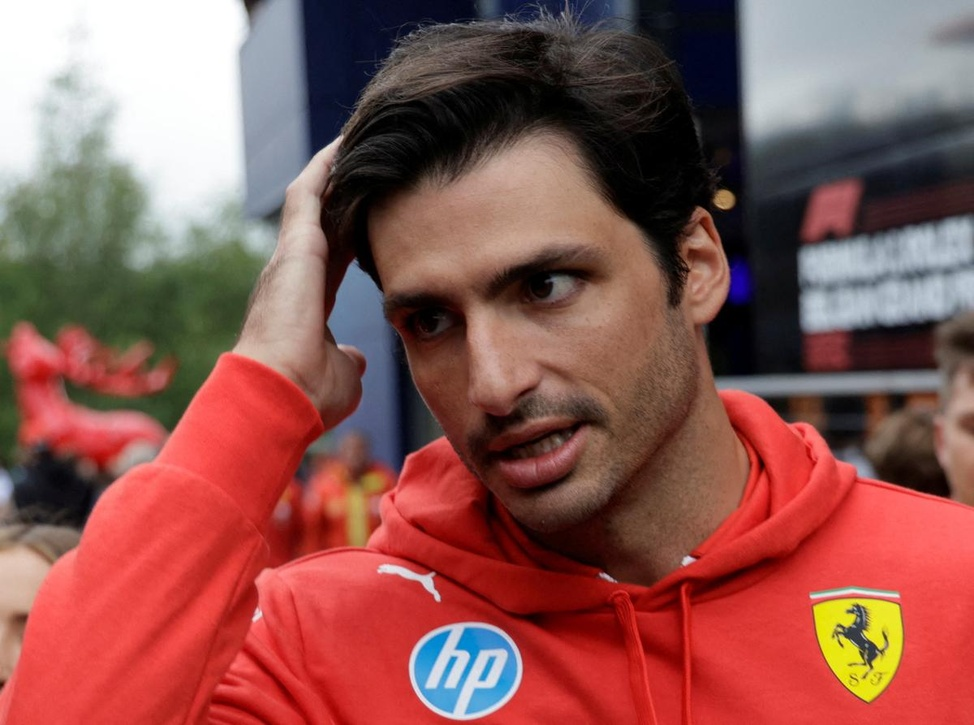
#> input picture model/dataset/CS55/2024-07-30T161414Z_18529877_RC2K39AX0B3W_RTRMADP_3_MOTOR-F1-WILLIAMS.jpeg, 974 x 725 px, shrunk from 1200 x 893 before the run; its folder holds only this picture in this run
$ python -i datacleaner.py   (imports and definitions only)
#> lines starting #> are read from the running program, lines starting #| are printed output that depends on the picture
import numpy as np
import cv2
import matplotlib
from matplotlib import pyplot as plt
import shutil
import os


def getFaces():
    def getCroppedImageIfTwoEyes(imPath):
        img = cv2.imread(imPath)
        gray = cv2.cvtColor(img, cv2.COLOR_BGR2GRAY)
        faces = faceCascade.detectMultiScale(gray, 1.3,5)
        for(x,y,w,h) in faces:
            regionOfInterestGray = gray[y:y+h, x:x+w]
            regionOfInterestColour = img[y:y+h, x:x+w]
            eyes = eyeCascade.detectMultiScale(regionOfInterestGray)
            if len(eyes) >= 2:
                return regionOfInterestColour

    #This will be used to identify faces in pictures
    faceCascade = cv2.CascadeClassifier('./opencv/haarcascade/haarcascade_frontalface_default.xml')
    #This will be used to identify eyes in pictures
    eyeCascade = cv2.CascadeClassifier('./opencv/haarcascade/haarcascade_eye.xml')

    #File paths for creating new directories
    path_to_data = "./dataset/"
    path_to_cropped_data = "./dataset/cropped/"

    img_dirs = []
    for entry in os.scandir(path_to_data):
        if entry.is_dir():
            img_dirs.append(entry.path)
#> pass 2 of the loop in getFaces, `for entry in os.scandir(path_to_data):`:

    if os.path.exists(path_to_cropped_data):
        shutil.rmtree(path_to_cropped_data)

    croppedDirectories = []
    driverFileNamesDict = {}

    for img_dir in img_dirs:
        count = 1
        driver = img_dir.split('/')[-1]
        driverFileNamesDict[driver] = []
        croppedFolder = path_to_cropped_data + driver
        if not os.path.exists(croppedFolder):
            os.makedirs(croppedFolder)
        croppedDirectories.append(croppedFolder)
        for entry in os.scandir(img_dir):
            try:
                crp = getCroppedImageIfTwoEyes(entry.path)
#> in getCroppedImageIfTwoEyes, img is the input picture: shape (725, 974, 3); mean B, G, R 82.7, 87.3, 141.6
#> in getCroppedImageIfTwoEyes, `gray = cv2.cvtColor(img, cv2.COLOR_BGR2GRAY)`:
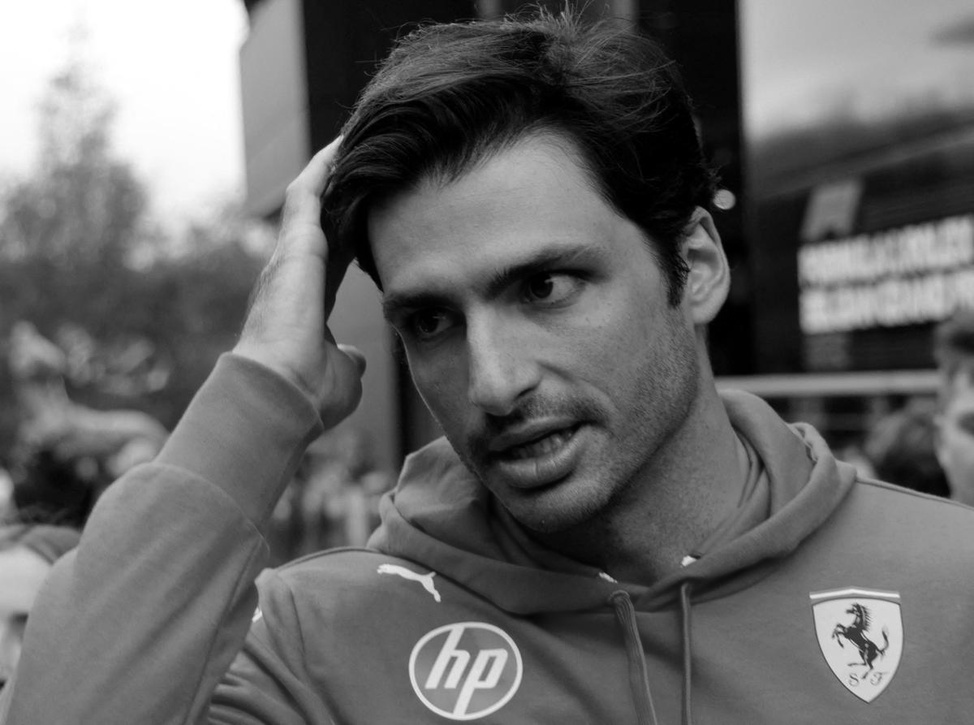
#> gray: shape (725, 974); min 0, max 255, mean 103
#> in getCroppedImageIfTwoEyes, `faces = faceCascade.detectMultiScale(gray, 1.3,5)`: faces = [[288, 152, 393, 393]]
#> the loop in getCroppedImageIfTwoEyes, `for(x,y,w,h) in faces:` made 1 pass
#> (x, y, w, h, eyes) on pass 1: (288, 152, 393, 393, [[115, 145, 53, 53], [95, 288, 53, 53], [196, 89, 94, 94]])
#> pass 1, in getCroppedImageIfTwoEyes, `regionOfInterestGray = gray[y:y+h, x:x+w]`:
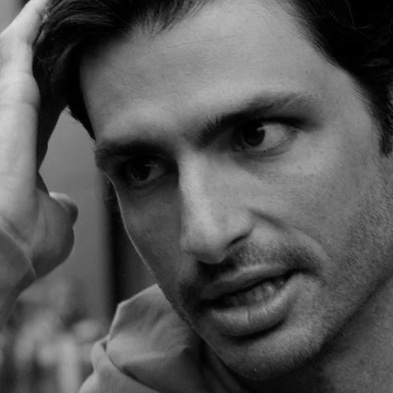
#> regionOfInterestGray: shape (393, 393); min 0, max 220, mean 86.3
#> pass 1, in getCroppedImageIfTwoEyes, `regionOfInterestColour = img[y:y+h, x:x+w]`:
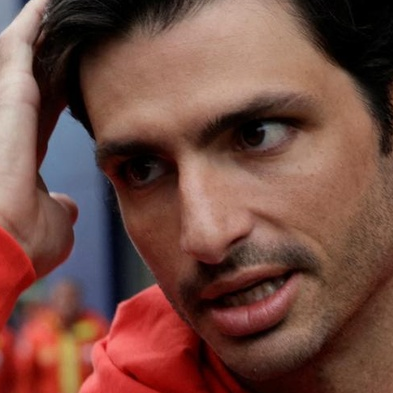
#> regionOfInterestColour: shape (393, 393, 3); mean B, G, R 66.2, 75.3, 115.6
            except:
                crp = None
            if crp is not None:
                newFileName = driver + str(count) + ".png"
                newFilePath = croppedFolder + "/" + newFileName

                cv2.imwrite(newFilePath, crp)
                count += 1
                driverFileNamesDict[driver].append(newFilePath)
#> pass 2 of the loop in getFaces, `for img_dir in img_dirs:`:
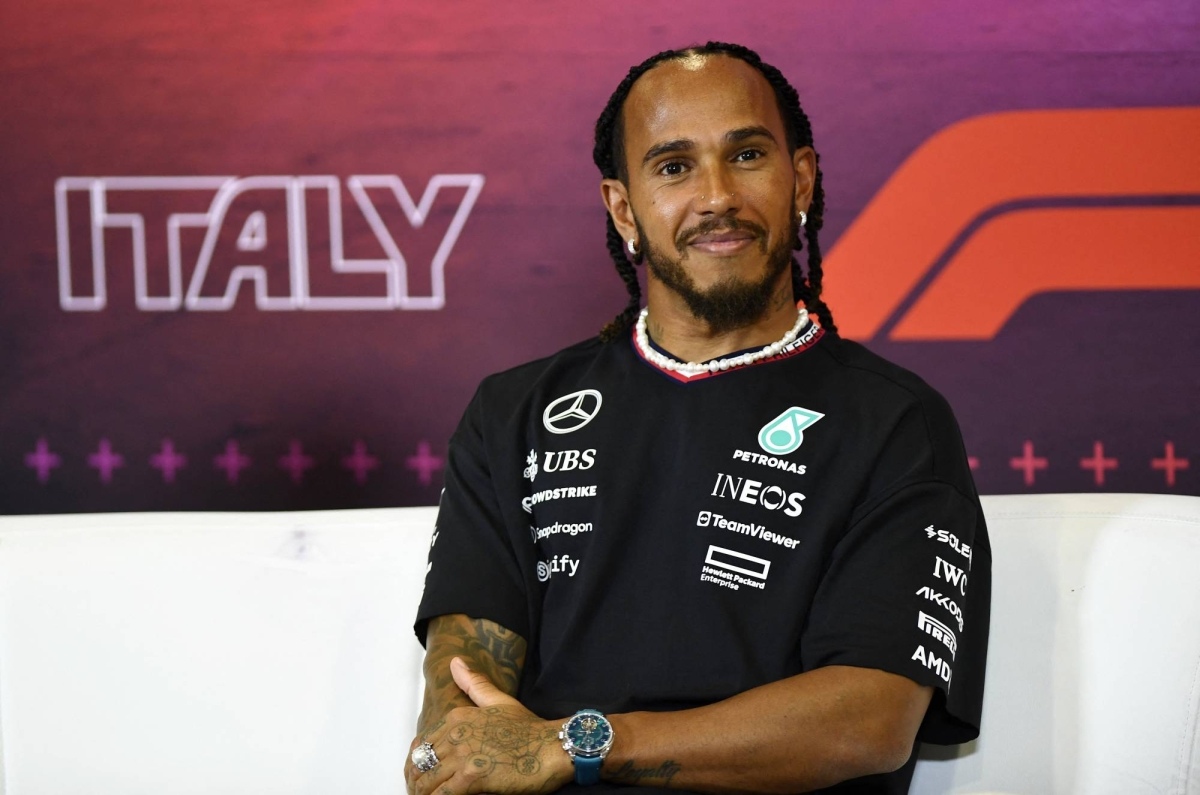
#> input picture model/dataset/LH44/418770.jpeg, 1200 x 795 px
#> in getCroppedImageIfTwoEyes, img is the input picture: shape (795, 1200, 3); mean B, G, R 97.8, 94.1, 129.3
#> in getCroppedImageIfTwoEyes (call 2), `gray = cv2.cvtColor(img, cv2.COLOR_BGR2GRAY)`:
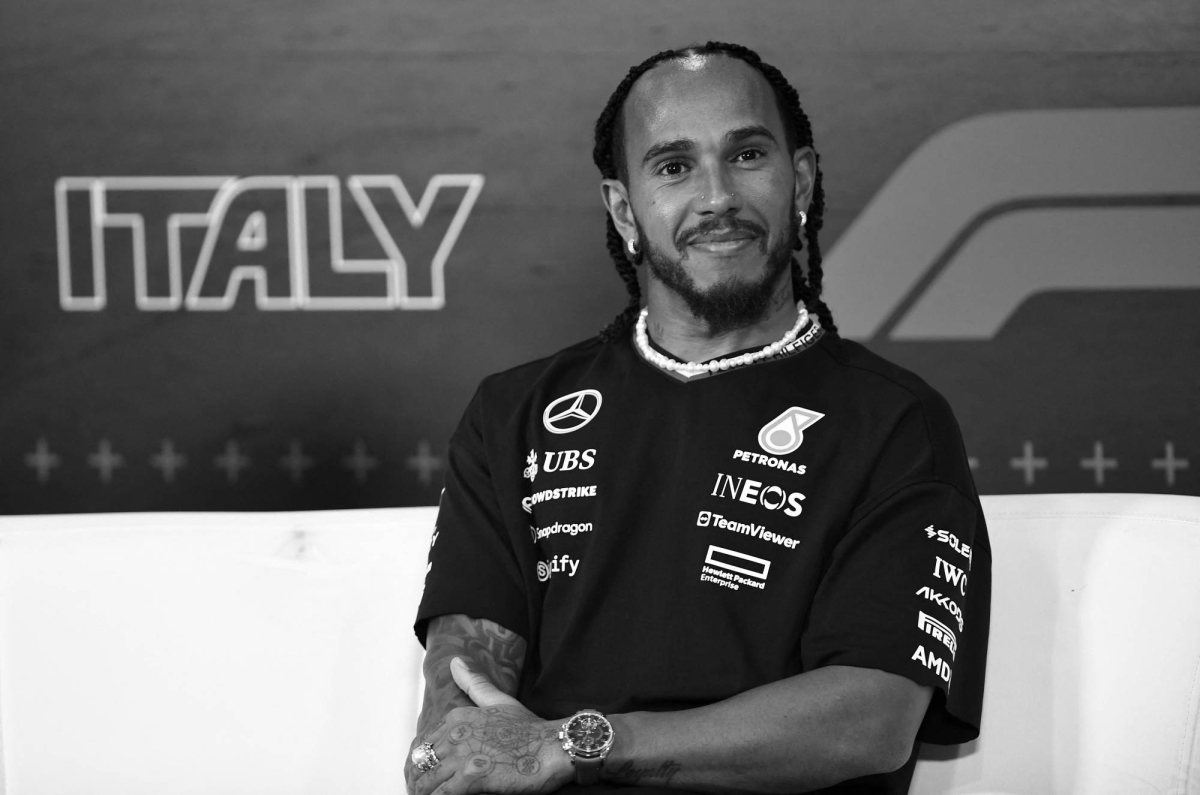
#> gray: shape (795, 1200); min 0, max 255, mean 105
#> faces = [[605, 75, 214, 214]]
#> the loop in getCroppedImageIfTwoEyes, `for(x,y,w,h) in faces:` made 1 pass
#> (x, y, w, h, eyes) on pass 1: (605, 75, 214, 214, [[117, 57, 47, 47], [43, 68, 48, 48]])
#> pass 1, in getCroppedImageIfTwoEyes (call 2), `regionOfInterestColour = img[y:y+h, x:x+w]`:
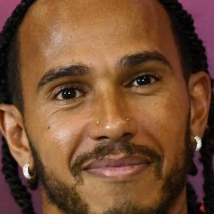
#> regionOfInterestColour: shape (214, 214, 3); mean B, G, R 51.2, 77.6, 117.6

>>> result = getFaces()
